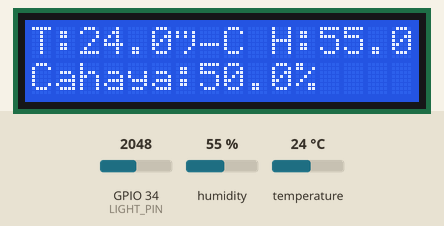
The program below on a simulated ESP32. Parts: 16×2 character LCD. The test bench sets the inputs (shaded band); at power-on: humidity 55 %, GPIO 34 (LIGHT_PIN) = 2048, temperature 24 °C. What the program prints to the serial monitor is not drawn.

Above: at 1.2 s.
1.3 s: humidity set to 22 %
At 3.4 s:
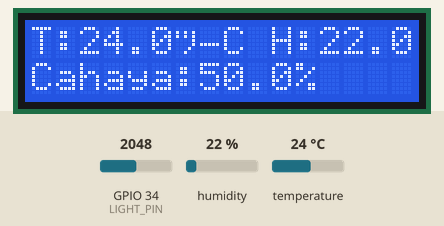
4.0 s: GPIO 34 (LIGHT_PIN) set to 2866
At 5.1 s:
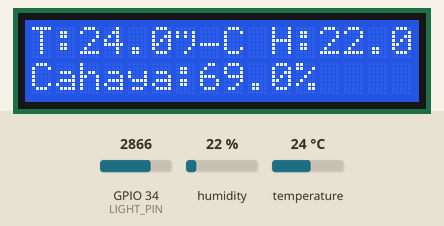
6.7 s: temperature set to 12 °C
At 9.4 s:
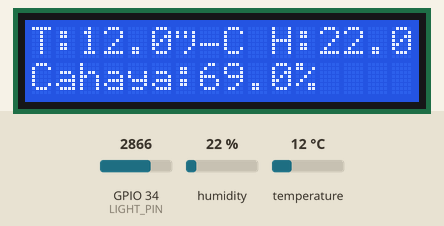
9.7 s: GPIO 34 (LIGHT_PIN) set to 3603
At 11.2 s:
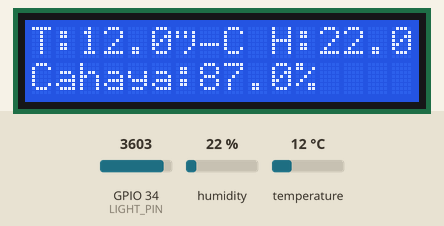
12.4 s: humidity set to 40 %
At 15.5 s:
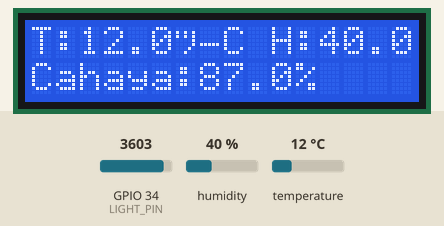
15.8 s: GPIO 34 (LIGHT_PIN) set to 4095
At 17.4 s:
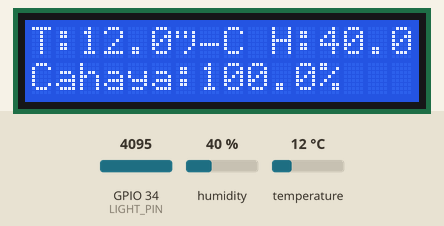
Timing chart, 0 to 18.9 s (numbered marks = the images above; inputs shaded):
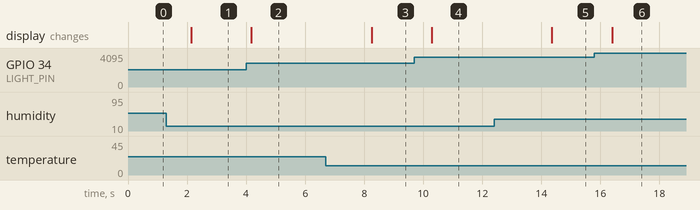

Measured:
- after the input at 1.3 s, the display: changes after 0.84 s (image 1)
- after the input at 4.0 s, the display: changes after 0.18 s (image 2)
- after the input at 6.7 s, the display: changes after 1.5 s (image 3)
- after the input at 9.7 s, the display: changes after 0.59 s (image 4)
- after the input at 12.4 s, the display: changes after 2.0 s (image 5)
- after the input at 15.8 s, the display: changes after 0.60 s (image 6)

The program:

main.cpp
```cpp
#include <Wire.h>              // Library protokol komunikasi I2C
#include <LiquidCrystal_I2C.h> // Library layar LCD I2C
#include <DHT.h>               // Library sensor DHT22

// Mendefinisikan pin
#define DHTPIN 4      // Pin data DHT22
#define LIGHT_PIN 34  // Pin fotoresistor

// Inisialisasi sensor DHT
#define DHTTYPE DHT22
DHT dht(DHTPIN, DHTTYPE);

// Inisialisasi LCD (sesuai alamat I2C dan ukuran LCD)
LiquidCrystal_I2C lcd(0x27, 16, 2);

void setup() {
  Serial.begin(115200);

  // Inisialisasi sensor DHT
  dht.begin();

  // Inisialisasi LCD
  lcd.init();
  lcd.backlight();
  lcd.clear();

  Serial.println("System initialized");
}

void loop() {
  // Membaca suhu dan kelembaban
  float humidity = dht.readHumidity();
  float temperature = dht.readTemperature();

  // Membaca intensitas cahaya
  int lightIntensity = analogRead(LIGHT_PIN);
  float lightPercentage = map(lightIntensity, 0, 4095, 0, 100);

  // Memeriksa apakah ada pembacaan yang gagal
  if (isnan(humidity) || isnan(temperature)) {
    Serial.println(F("Failed to read from DHT sensor!"));
  } else {
    Serial.print(F("Humidity: "));
    Serial.print(humidity);
    Serial.print(F("%  Temperature: "));
    Serial.print(temperature);
    Serial.println(F("°C"));
  }

  Serial.print(F("Light: "));
  Serial.print(lightPercentage);
  Serial.println(F("%"));

  // Clear LCD
  lcd.clear();

  // Menampilkan data pada LCD
  lcd.setCursor(0, 0);
  lcd.print("T:" + String(temperature, 1) + "°C H:" + String(humidity, 1) + "%");
  lcd.setCursor(0, 1);
  lcd.print("Cahaya:" + String(lightPercentage, 1) + "%");

  // Waktu delay untuk menunggu sebelum membaca berikutnya
  delay(2000);
}
```
